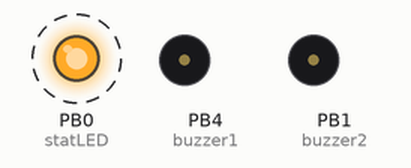
Simulated run of this sketch. Board: ATtiny85, built with avr-gcc and run on an emulated ATtiny85. Shown: output pins drawn as LEDs (lit = HIGH), buzzer (waves = sounding, pin HIGH). Dashed ring = blinking.

Above: at 22.3 s.
Timing chart, 0 to 24.8 s (numbered marks = the images above):
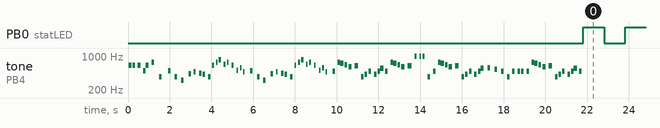

The sketch:

attiny85Sounds.ino
```cpp
// (licence header left out)
/*************************************************
 * Public Constants
 *************************************************/

//#define NOTE_B0  31
//#define NOTE_C1  33
//#define NOTE_CS1 35
//#define NOTE_D1  37
//#define NOTE_DS1 39
//#define NOTE_E1  41
//#define NOTE_F1  44
//#define NOTE_FS1 46
//#define NOTE_G1  49
//#define NOTE_GS1 52
//#define NOTE_A1  55
//#define NOTE_AS1 58
//#define NOTE_B1  62
//#define NOTE_C2  65
//#define NOTE_CS2 69
//#define NOTE_D2  73
//#define NOTE_DS2 78
//#define NOTE_E2  82
//#define NOTE_F2  87
//#define NOTE_FS2 93
//#define NOTE_G2  98
//#define NOTE_GS2 104
//#define NOTE_A2  110
//#define NOTE_AS2 117
//#define NOTE_B2  123
//#define NOTE_C3  131
//#define NOTE_CS3 139
//#define NOTE_D3  147
//#define NOTE_DS3 156
//#define NOTE_E3  165
//#define NOTE_F3  175
//#define NOTE_FS3 185
//#define NOTE_G3  196
//#define NOTE_GS3 208
//#define NOTE_A3  220
//#define NOTE_AS3 233
//#define NOTE_B3  247
//#define NOTE_C4  262
//#define NOTE_CS4 277
//#define NOTE_D4  294
//#define NOTE_DS4 311
//#define NOTE_E4  330
//#define NOTE_F4  349
//#define NOTE_FS4 370
//#define NOTE_G4  392
//#define NOTE_GS4 415
//#define NOTE_A4  440
//#define NOTE_AS4 466
//#define NOTE_B4  494
//#define NOTE_C5  523
//#define NOTE_CS5 554
//#define NOTE_D5  587
//#define NOTE_DS5 622
//#define NOTE_E5  659
//#define NOTE_F5  698
//#define NOTE_FS5 740
//#define NOTE_G5  784
//#define NOTE_GS5 831
//#define NOTE_A5  880
//#define NOTE_AS5 932
//#define NOTE_B5  988
//#define NOTE_C6  1047
//#define NOTE_CS6 1109
//#define NOTE_D6  1175
//#define NOTE_DS6 1245
//#define NOTE_E6  1319
//#define NOTE_F6  1397
//#define NOTE_FS6 1480
//#define NOTE_G6  1568
//#define NOTE_GS6 1661
//#define NOTE_A6  1760
//#define NOTE_AS6 1865
//#define NOTE_B6  1976
//#define NOTE_C7  2093
//#define NOTE_CS7 2217
//#define NOTE_D7  2349
//#define NOTE_DS7 2489
//#define NOTE_E7  2637
//#define NOTE_F7  2794
//#define NOTE_FS7 2960
//#define NOTE_G7  3136
//#define NOTE_GS7 3322
//#define NOTE_A7  3520
//#define NOTE_AS7 3729
//#define NOTE_B7  3951
//#define NOTE_C8  4186
//#define NOTE_CS8 4435
//#define NOTE_D8  4699
//#define NOTE_DS8 4978


//Pin definitions for ATtiny
const byte buzzer1 = 4;
const byte buzzer2 = 1;
const byte statLED = 0;


// notes in the melody:
//int melody[] = {
//  NOTE_C4, NOTE_G3, NOTE_G3, NOTE_A3, NOTE_G3, 0, NOTE_B3, NOTE_C4
//};
//
//// note durations: 4 = quarter note, 8 = eighth note, etc.:
//int noteDurations[] = {
//  4, 8, 8, 4, 4, 4, 4, 4
//};

int delayAfterNote[] = {150, 300, 300, 100, 300, 550, 620, 450, 400, 500, 300, 330, 150, 300, 200, 200, 150, 300, 150, 350, 300, 150, 150, 500, 450, 400, 500, 300, 330, 150, 300, 200, 200, 150, 300, 150, 350, 300, 150, 150, 500, 300, 100, 150, 150, 300, 300, 150, 150, 300, 150, 100, 220, 300, 100, 150, 150, 300, 300, 300, 150, 300, 300, 300, 100, 150, 150, 300, 300, 150, 150, 300, 150, 100, 420, 450, 420, 360, 300, 300, 150, 300, 300, 100, 150, 150, 300, 300, 150, 150, 300, 150, 100, 220, 300 };

byte durations[] = {100, 100, 100, 100, 100, 100, 100, 100, 100, 100, 100, 80, 100, 100, 100, 80, 50, 100, 80, 50, 80, 80, 80, 80, 100, 100, 100, 100, 80, 100, 100, 100, 80, 50, 100, 80, 50, 80, 80, 80, 80, 100, 100, 100, 100, 150, 150, 100, 100, 100, 100, 100, 100, 100, 100, 100, 100, 150, 200, 80, 80, 80, 100, 100, 100, 100, 100, 150, 150, 100, 100, 100, 100, 100, 100, 100, 100, 100, 100, 100, 100, 100, 100, 100, 100, 100, 150, 150, 100, 100, 100, 100, 100, 100, 100 };

int noteFrequency[] = {660, 660, 660, 510, 660, 770, 380, 510, 380, 320, 440, 480, 450, 430, 380, 660, 760, 860, 700, 760, 660, 520, 580, 480, 510, 380, 320, 440, 480, 450, 430, 380, 660, 760, 860, 700, 760, 660, 520, 580, 480, 500, 760, 720, 680, 620, 650, 380, 430, 500, 430, 500, 570, 500, 760, 720, 680, 620, 650, 1020, 1020, 1020, 380, 500, 760, 720, 680, 620, 650, 380, 430, 500, 430, 500, 570, 585, 550, 500, 380, 500, 500, 500, 500, 760, 720, 680, 620, 650, 380, 430, 500, 430, 500, 570, 500 };

void setup()
{
  pinMode(buzzer1, OUTPUT);
  pinMode(buzzer2, OUTPUT);
  pinMode(statLED, OUTPUT);


  for(int thisNote = 0; thisNote < 95; thisNote++){
//    int noteDuration = 1000 / durations[thisNote];
//    noteDuration /= 2;
    note(buzzer1, buzzer2, noteFrequency[thisNote], durations[thisNote]);

    // to distinguish the notes, set a minimum time between them.
    // the note's duration + 30% seems to work well:
//    int pauseBetweenNotes = noteDuration * 1.30;
    delay(delayAfterNote[thisNote] / 2);
//    digitalWrite(buzzer2, HIGH);
//    digitalWrite(buzzer1, LOW);
  }
}

void loop()
{
  digitalWrite(statLED, HIGH);
  delay(1000);

  digitalWrite(statLED, LOW);
  delay(1000);
}

//This is just a unique (annoying) sound we came up with, there is no magic to it
//Comes from the Simon Says game/kit actually: https://www.sparkfun.com/products/10547
//250us to 79us
void note(byte buzzer1, byte buzzer2, float frequency, int duration)
{
  int period = int(1000000 / frequency) / 2;
  // Toggle the buzzer at various speeds
  unsigned long startTime = millis();
  while(int( (millis() - startTime) ) < duration)
  {
    for (byte y = 0 ; y < 3 ; y++)
    {
      digitalWrite(buzzer2, HIGH);
      digitalWrite(buzzer1, LOW);
      delayMicroseconds(period);

      digitalWrite(buzzer2, LOW);
      digitalWrite(buzzer1, HIGH);
      delayMicroseconds(period);
    }
  }
}
```

Measured:
- by itself, PB0 (statLED): alternates HIGH for 1.0 s and LOW for 1.0 s
